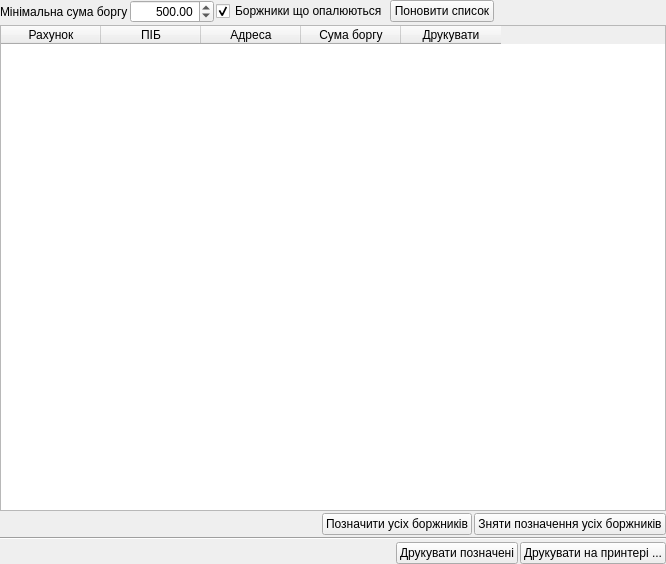
<?xml version="1.0" encoding="UTF-8"?>
<ui version="4.0">
 <class>tke_form_print_poshtu_dlya_borjnyk</class>
 <widget class="QWidget" name="tke_form_print_poshtu_dlya_borjnyk">
  <property name="geometry">
   <rect>
    <x>0</x>
    <y>0</y>
    <width>666</width>
    <height>564</height>
   </rect>
  </property>
  <property name="windowTitle">
   <string>Друк попереджувальної пошти для боржників</string>
  </property>
  <property name="windowIcon">
   <iconset resource="tke/tke_rc">
    <normaloff>:/pictures/pictures/printer.png</normaloff>:/pictures/pictures/printer.png</iconset>
  </property>
  <layout class="QVBoxLayout">
   <property name="spacing">
    <number>2</number>
   </property>
   <property name="margin">
    <number>0</number>
   </property>
   <item>
    <layout class="QHBoxLayout">
     <property name="spacing">
      <number>2</number>
     </property>
     <property name="margin">
      <number>0</number>
     </property>
     <item>
      <widget class="QLabel" name="label_maxBorg">
       <property name="text">
        <string>Мінімальна сума боргу</string>
       </property>
      </widget>
     </item>
     <item>
      <widget class="QDoubleSpinBox" name="doubleSpinBox_minBorg">
       <property name="minimumSize">
        <size>
         <width>80</width>
         <height>0</height>
        </size>
       </property>
       <property name="alignment">
        <set>Qt::AlignRight</set>
       </property>
       <property name="maximum">
        <double>100000.000000000000000</double>
       </property>
       <property name="value">
        <double>500.000000000000000</double>
       </property>
      </widget>
     </item>
     <item>
      <widget class="QCheckBox" name="checkBox_BorjnykOpal">
       <property name="text">
        <string>Боржники що опалюються</string>
       </property>
       <property name="checked">
        <bool>true</bool>
       </property>
       <property name="tristate">
        <bool>false</bool>
       </property>
      </widget>
     </item>
     <item>
      <widget class="QPushButton" name="pushButton_acceptMaxBorg">
       <property name="text">
        <string>Поновити список</string>
       </property>
       <property name="icon">
        <iconset resource="tke/tke_rc">
         <normaloff>:/pictures/pictures/redeal.png</normaloff>:/pictures/pictures/redeal.png</iconset>
       </property>
       <property name="iconSize">
        <size>
         <width>12</width>
         <height>12</height>
        </size>
       </property>
      </widget>
     </item>
     <item>
      <spacer>
       <property name="orientation">
        <enum>Qt::Horizontal</enum>
       </property>
       <property name="sizeHint" stdset="0">
        <size>
         <width>40</width>
         <height>20</height>
        </size>
       </property>
      </spacer>
     </item>
    </layout>
   </item>
   <item>
    <widget class="QTableWidget" name="tableWidgetBorjnyky">
     <column>
      <property name="text">
       <string>Рахунок</string>
      </property>
     </column>
     <column>
      <property name="text">
       <string>ПІБ</string>
      </property>
     </column>
     <column>
      <property name="text">
       <string>Адреса</string>
      </property>
     </column>
     <column>
      <property name="text">
       <string>Сума боргу</string>
      </property>
     </column>
     <column>
      <property name="text">
       <string>Друкувати</string>
      </property>
     </column>
    </widget>
   </item>
   <item>
    <layout class="QHBoxLayout">
     <property name="spacing">
      <number>2</number>
     </property>
     <property name="margin">
      <number>0</number>
     </property>
     <item>
      <spacer>
       <property name="orientation">
        <enum>Qt::Horizontal</enum>
       </property>
       <property name="sizeHint" stdset="0">
        <size>
         <width>40</width>
         <height>20</height>
        </size>
       </property>
      </spacer>
     </item>
     <item>
      <widget class="QPushButton" name="pushButton_selectAll">
       <property name="text">
        <string>Позначити усіх боржників</string>
       </property>
       <property name="icon">
        <iconset resource="tke/tke_rc">
         <normaloff>:/pictures/pictures/button_ok.png</normaloff>:/pictures/pictures/button_ok.png</iconset>
       </property>
       <property name="iconSize">
        <size>
         <width>12</width>
         <height>12</height>
        </size>
       </property>
      </widget>
     </item>
     <item>
      <widget class="QPushButton" name="pushButton_deselectAll">
       <property name="text">
        <string>Зняти позначення усіх боржників</string>
       </property>
       <property name="icon">
        <iconset resource="tke/tke_rc">
         <normaloff>:/pictures/pictures/button_cancel.png</normaloff>:/pictures/pictures/button_cancel.png</iconset>
       </property>
       <property name="iconSize">
        <size>
         <width>12</width>
         <height>12</height>
        </size>
       </property>
      </widget>
     </item>
    </layout>
   </item>
   <item>
    <widget class="Line" name="line">
     <property name="orientation">
      <enum>Qt::Horizontal</enum>
     </property>
    </widget>
   </item>
   <item>
    <layout class="QHBoxLayout">
     <property name="spacing">
      <number>2</number>
     </property>
     <property name="margin">
      <number>0</number>
     </property>
     <item>
      <spacer>
       <property name="orientation">
        <enum>Qt::Horizontal</enum>
       </property>
       <property name="sizeHint" stdset="0">
        <size>
         <width>261</width>
         <height>20</height>
        </size>
       </property>
      </spacer>
     </item>
     <item>
      <widget class="QPushButton" name="pushButton_printSelected">
       <property name="text">
        <string>Друкувати позначені</string>
       </property>
       <property name="icon">
        <iconset resource="tke/tke_rc">
         <normaloff>:/pictures/pictures/printer_default.png</normaloff>:/pictures/pictures/printer_default.png</iconset>
       </property>
       <property name="iconSize">
        <size>
         <width>12</width>
         <height>12</height>
        </size>
       </property>
      </widget>
     </item>
     <item>
      <widget class="QPushButton" name="pushButton_printSelectedOnPrinter">
       <property name="text">
        <string>Друкувати на принтері ...</string>
       </property>
       <property name="icon">
        <iconset resource="tke/tke_rc">
         <normaloff>:/pictures/pictures/printer_conf.png</normaloff>:/pictures/pictures/printer_conf.png</iconset>
       </property>
       <property name="iconSize">
        <size>
         <width>12</width>
         <height>12</height>
        </size>
       </property>
      </widget>
     </item>
    </layout>
   </item>
  </layout>
 </widget>
 <tabstops>
  <tabstop>doubleSpinBox_minBorg</tabstop>
  <tabstop>checkBox_BorjnykOpal</tabstop>
  <tabstop>pushButton_acceptMaxBorg</tabstop>
  <tabstop>tableWidgetBorjnyky</tabstop>
  <tabstop>pushButton_selectAll</tabstop>
  <tabstop>pushButton_deselectAll</tabstop>
  <tabstop>pushButton_printSelected</tabstop>
  <tabstop>pushButton_printSelectedOnPrinter</tabstop>
 </tabstops>
 <resources>
  <include location="tke/tke_rc"/>
 </resources>
 <connections/>
</ui>
